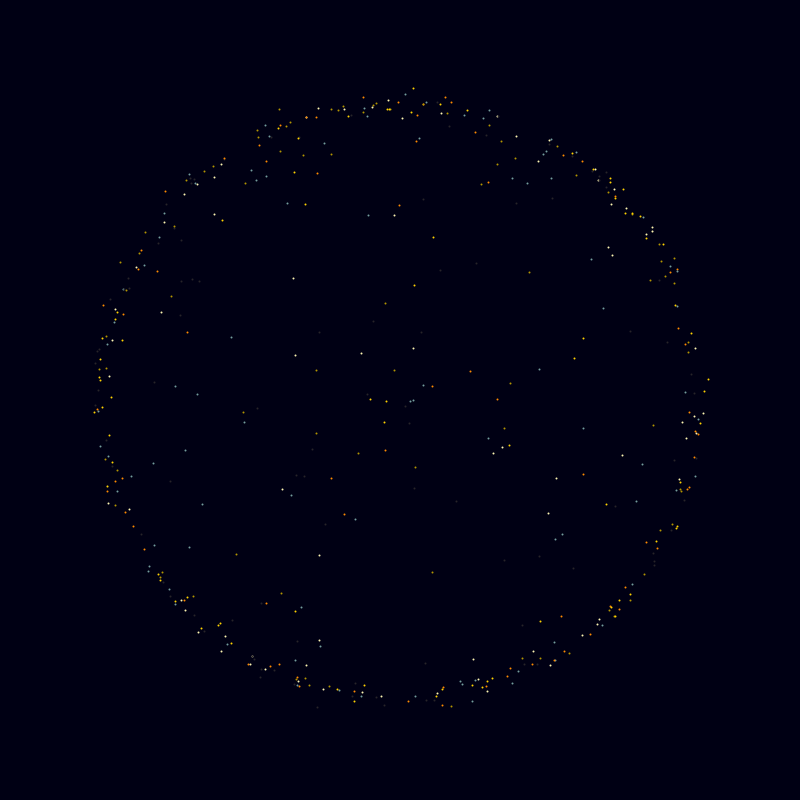
Frame 1 (no input)
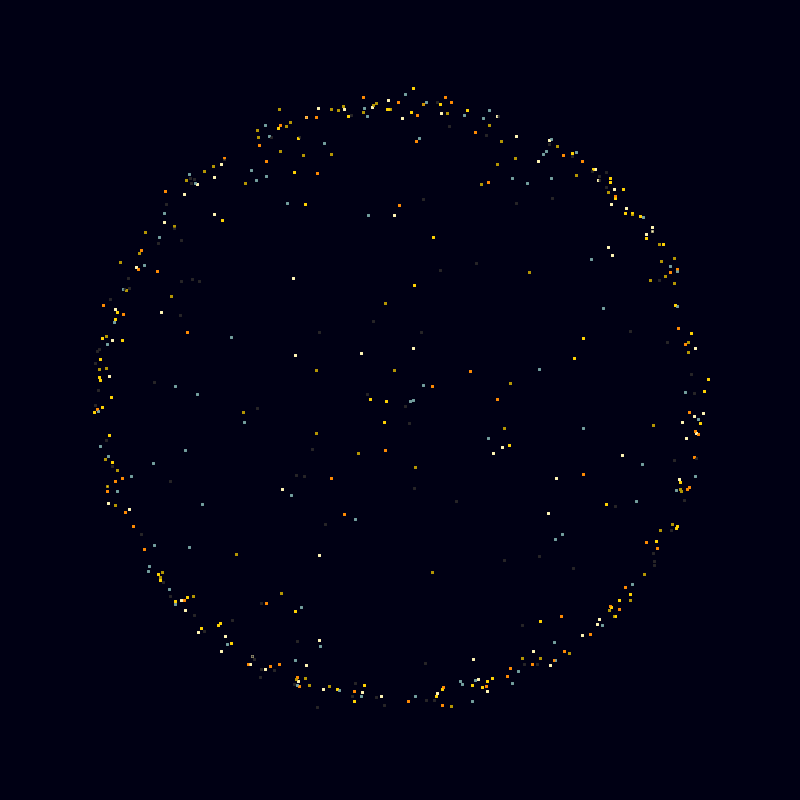
Frame 60 (the mouse pressed at the canvas centre just before this capture)
Frame 120 (the mouse held since frame 60 and released just before this capture): identical to frame 60, image omitted

The Processing sketch that drew these frames (run headless with seeded random() and noise(); from frame 60 on, the mouse is pressed at the canvas centre):

// Processing sketch: build
// ── build.pde
/*
*
* step1 --> PARTICLES
*
* we need :
* current position
* current velocity
* age - die sometimes
* color
* id - to distinguish them
*
*/
// -------- VARS

// number of particles
final static int N = 500;

// colors
final static color[] cols = { #FF8A00, #FFD200, #749D9D, #FCF5B3, #B39500, #272429 };

// collection of all particles
ArrayList<Particle> particles = new ArrayList<Particle>(N);

// -------- SETUP

void setup() {
  size(800, 800);
  noFill();
  smooth();
  strokeWeight(2.0);
  background(0, 0, 20);

  // init particles
  for(int i=0; i<N; i++) {
    particles.add( new Particle(i) );
  }
}

// -------- DRAW

void draw() {
  for(Particle p : particles) {
    p.draw();
  }
}

// -------- FUNCTIONS

class Particle {
  // position
  float x, y;
  // steps
  float dx, dy;
  // id
  int id;
  // life length
  float age;
  // some random color
  color c = cols[(int)random(cols.length)];

  void reset() {
    // distribute initial point on the ring, more near the outer edge, distorted
    float angle = random(TWO_PI);
    float r = 5.0*randomGaussian() + (width/2-100)*(1.0-pow(random(1.0), 7.0));
    x = cos(angle)*r;
    y = sin(angle)*r;

    // set random age
    age = (int)random(100, 1000);
  }

  void draw() {
    stroke(c);
    point(x+width/2, y+height/2);
  }

  // update position with externally calculated speed
  // check also age
  void update() {
    x += dx;
    y += dy;
    if(--age < 0) reset();
  }

  Particle(int i) {
    id = i;
    reset();
  }
}
